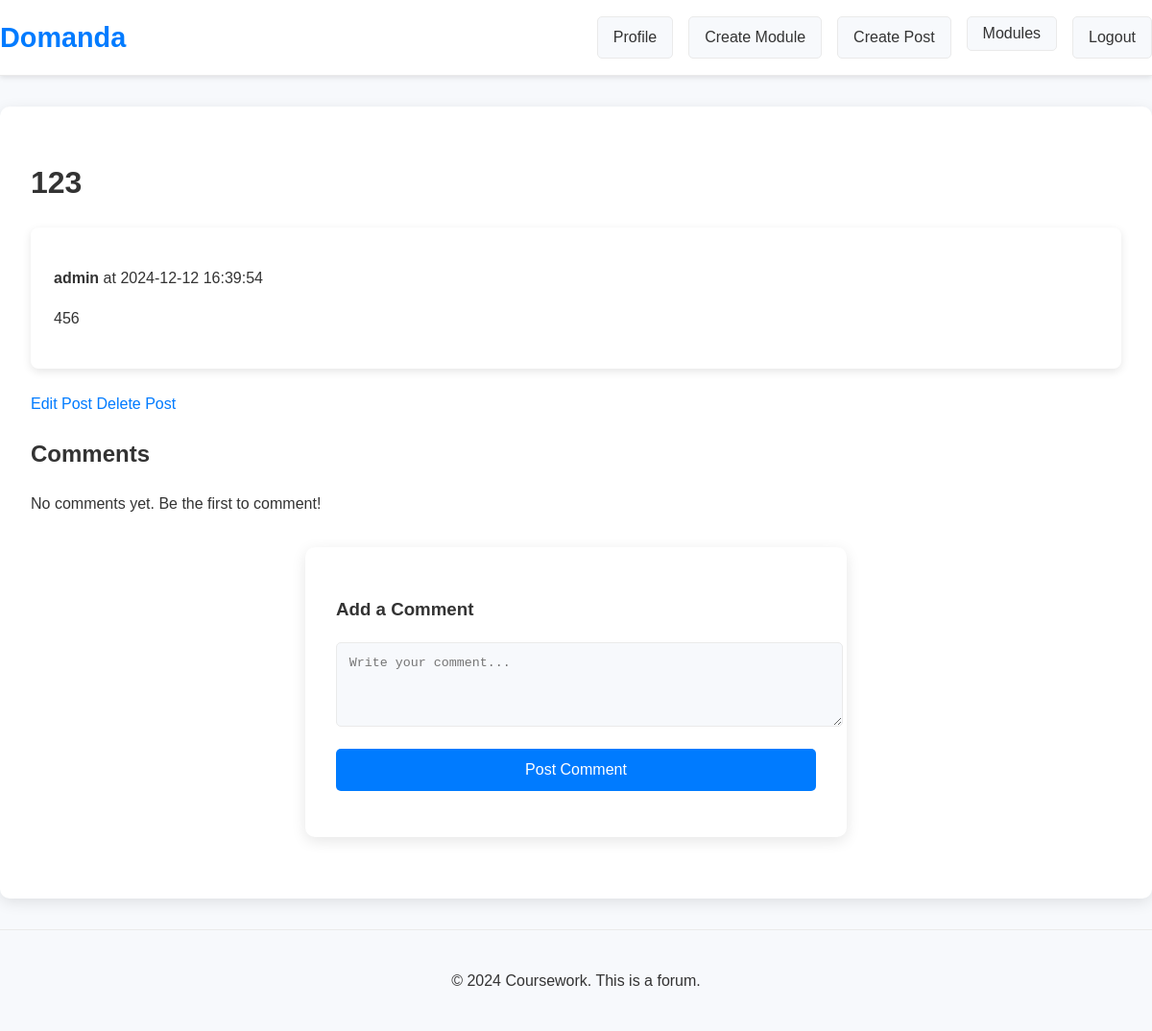
Screenshot of /view_post.php?post_id=7 (signed in) with the database file from the repository.
### tables this page shows
CREATE TABLE `posts` (
  `id` int(11) NOT NULL,
  `user_id` int(11) NOT NULL,
  `title` varchar(255) NOT NULL,
  `content` text NOT NULL,
  `image_path` varchar(255) DEFAULT NULL,
  `created_at` timestamp NOT NULL DEFAULT current_timestamp(),
  `module_id` int(11) DEFAULT NULL
);

CREATE TABLE `users` (
  `id` int(11) NOT NULL,
  `username` varchar(50) NOT NULL,
  `password` varchar(255) NOT NULL,
  `email` varchar(100) NOT NULL,
  `created_at` timestamp NOT NULL DEFAULT current_timestamp(),
  `profile_image` varchar(255) DEFAULT NULL
);

### view_post.php (the view, shortened to what this page needs)
<?php
require 'db.php';
$post_id = $_GET['post_id'];
$stmt = $pdo->prepare("SELECT posts.*, users.username FROM posts JOIN users ON posts.user_id = users.id WHERE posts.id = ?");
$stmt->execute([$post_id]);
$post = $stmt->fetch();
$stmt = $pdo->prepare("SELECT comments.*, users.username FROM comments JOIN users ON comments.user_id = users.id WHERE comments.post_id = ? ORDER BY comments.created_at DESC");
$stmt->execute([$post_id]);
$comments = $stmt->fetchAll();
include 'header.php';
?>
<h1><?= htmlspecialchars($post['title']) ?></h1>
<div class="post">
    <p>
        <strong><?= htmlspecialchars($post['username']) ?></strong>
        at <?= $post['created_at'] ?>
    </p>
    <p><?= nl2br(htmlspecialchars($post['content'])) ?></p>
</div>
<?php if (isset($_SESSION['user_id']) && $_SESSION['user_id'] == $post['user_id']): ?>
    <div class="post-actions">
        <a href="edit_post.php?post_id=<?= $post['id'] ?>" class="button">Edit Post</a>
        <a href="delete_post.php?post_id=<?= $post['id'] ?>" class="button" onclick="return confirm('Are you sure you want to delete this post?');">Delete Post</a>
    </div>
<?php endif; ?>
<h2>Comments</h2>
<?php if (empty($comments)): ?>
    <p>No comments yet. Be the first to comment!</p>
<?php endif; ?>
<?php if (isset($_SESSION['user_id'])): ?>
    <div class="form-container">
        <h3>Add a Comment</h3>
        <form method="POST">
            <textarea name="content" rows="4" required placeholder="Write your comment..."></textarea>
            <input type="submit" value="Post Comment">
        </form>
    </div>
<?php else: ?>
    <p><a href="login.php">Login</a> to add a comment.</p>
<?php endif; ?>
<?php include 'footer.php'; ?>

### styles.css (style rules this page uses)
body { font-family: 'Arial', sans-serif; margin: 0; padding: 0; background: #f7f9fc; color: #333; line-height: 1.6; transition: background 0.3s ease, color 0.3s ease; }
a { color: #007bff; text-decoration: none; transition: color 0.3s ease; }
.form-container { max-width: 500px; margin: 2rem auto; background: #fff; padding: 2rem; border-radius: 10px; box-shadow: 0 4px 15px rgba(0, 0, 0, 0.1); }
form input, form textarea, form select { width: 100%; padding: 0.8rem; margin-bottom: 1rem; border: 1px solid #eaeaea; border-radius: 5px; background: #f7f9fc; color: #333; transition: border 0.3s ease, box-shadow 0.3s ease; }
form input[type="submit"], button { background: #007bff; color: #fff; padding: 0.8rem 1.5rem; border: none; border-radius: 5px; cursor: pointer; font-size: 1rem; transition: background 0.3s ease, transform 0.2s ease; }
.post, .comment { background: #fff; color: #333; border-radius: 8px; box-shadow: 0 3px 10px rgba(0, 0, 0, 0.1); margin-bottom: 1.5rem; padding: 1.5rem; }

### rows the page displays
posts: title "123", user.username "admin", created_at "2024-12-12 16:39:54", content "456"
